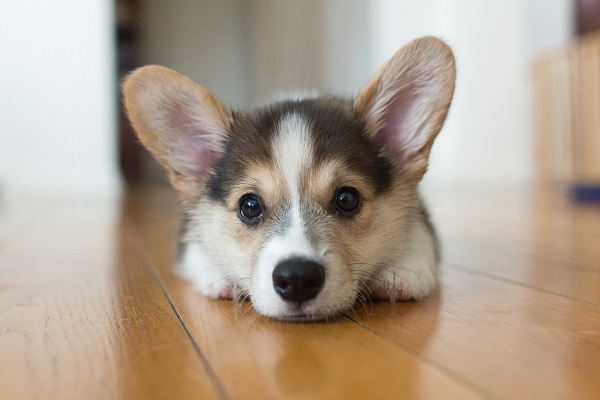
#> input picture exercise_9/corgie.jpg, 600 x 400 px
$ python main_a.py
#> lines starting #> are read from the running program, lines starting #| are printed output that depends on the picture
import imutils
import cv2

image = cv2.imread("corgie.jpg")
#> image is the input picture: shape (400, 600, 3); mean B, G, R 143.6, 159.8, 175.1
(h, w, d) = image.shape
#> h = 400; w = 600; d = 3
print(f"Width = {w}, Height = {h}, Depth = {d}")
#| Width = 600, Height = 400, Depth = 3

cv2.imshow("Image", image)
cv2.waitKey(0)

(b, g, r) = image[100, 50]
#> b = 241; g = 238; r = 233
print(f"R = {r}, G = {g}, B = {b}")
#| R = 233, G = 238, B = 241

roi = image[100:150, 100:200]
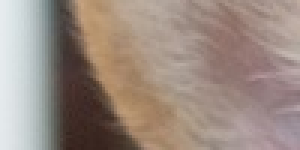
#> roi: shape (50, 100, 3) (shown 3 times larger); mean B, G, R 129.7, 139.3, 155.5
cv2.imwrite("corgie_roi.jpg", roi)
cv2.imshow("ROI", roi)
cv2.waitKey(0)

resized = cv2.resize(image, (200, 200))
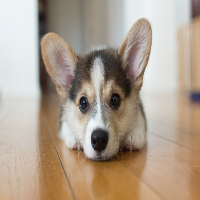
#> resized: shape (200, 200, 3); mean B, G, R 143.8, 160, 175.3
cv2.imshow("Fixed resizing", resized)
cv2.waitKey(0)

ratio = 300.0 / w
#> ratio = 0.5
dimension = (300, int(h * ratio))
#> dimension = (300, 200)
resized = cv2.resize(image, dimension)
#> resized: shape (200, 300, 3)
cv2.imshow("Aspect ratio resize", resized)
cv2.waitKey(0)

resized = imutils.resize(image, width=300)
cv2.imwrite("corgie_resized.jpg", resized)
cv2.imshow("Imutils resize", resized)
cv2.waitKey(0)

center = (w // 2, h // 2)
#> center = (300, 200)
matrix = cv2.getRotationMatrix2D(center, -45, 1.0)
rotated = cv2.warpAffine(image, matrix, (w, h))
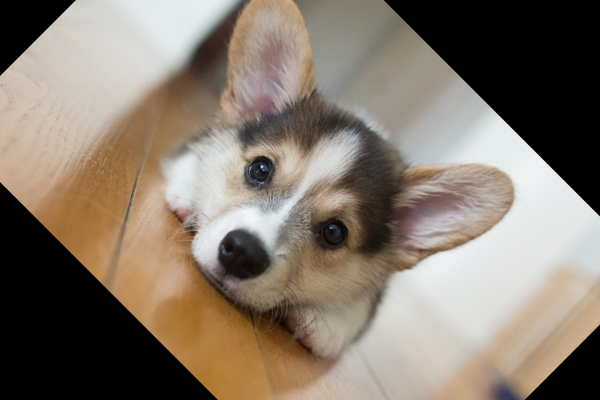
#> rotated: shape (400, 600, 3); mean B, G, R 108.3, 121.1, 132.9
cv2.imshow("OpenCV rotation", rotated)
cv2.waitKey(0)

rotated = imutils.rotate(image, -45)
cv2.imwrite("corgie_rotated.jpg", rotated)
cv2.imshow("Imutils rotation", rotated)
cv2.waitKey(0)

rotated = imutils.rotate_bound(image, 45)
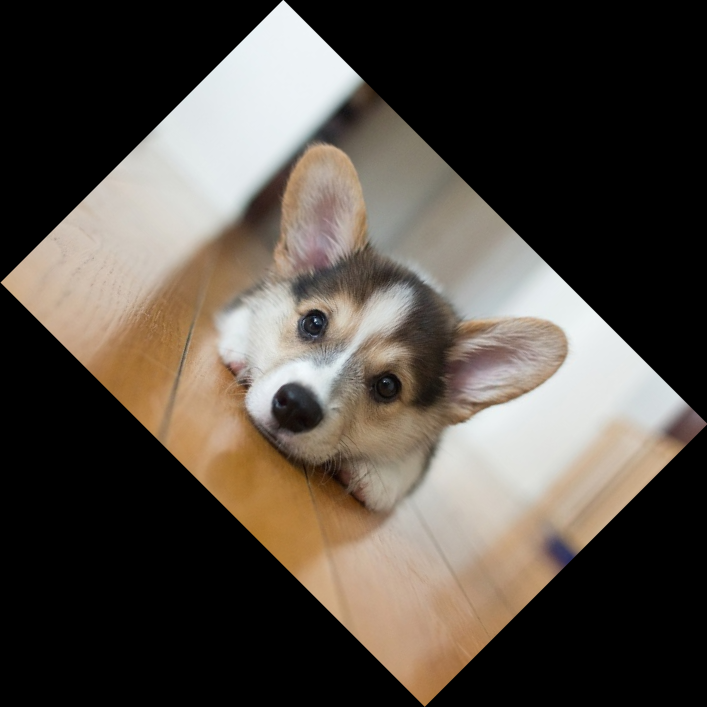
#> rotated: shape (707, 707, 3); mean B, G, R 68.9, 76.7, 84.1
cv2.imwrite("corgie_bound_rotated.jpg", rotated)
cv2.imshow("Imutils bound rotation", rotated)
cv2.waitKey(0)

blurred = cv2.GaussianBlur(image, (11, 11), 0)
cv2.imwrite("corgie_blurred.jpg", blurred)
cv2.imshow("Blurred", blurred)
cv2.waitKey(0)

output = image.copy()
cv2.rectangle(output, (320, 60), (420, 160), (0, 0, 255), 2)
cv2.imwrite("corgie_rectangle.jpg", output)
cv2.imshow("Rectangle", output)
cv2.waitKey(0)

output = image.copy()
cv2.circle(output, (300, 150), 20, (255, 0, 0), -1)
cv2.imwrite("corgie_circle.jpg", output)
cv2.imshow("Circle", output)
cv2.waitKey(0)

output = image.copy()
cv2.line(output, (60, 20), (400, 200), (0, 0, 255), 5)
cv2.imwrite("corgie_line.jpg", output)
cv2.imshow("Line", output)
cv2.waitKey(0)

output = image.copy()
cv2.putText(output, "OpenCV + Corgie", (10, 25), cv2.FONT_ITALIC, 0.7, (0, 0, 255), 2)
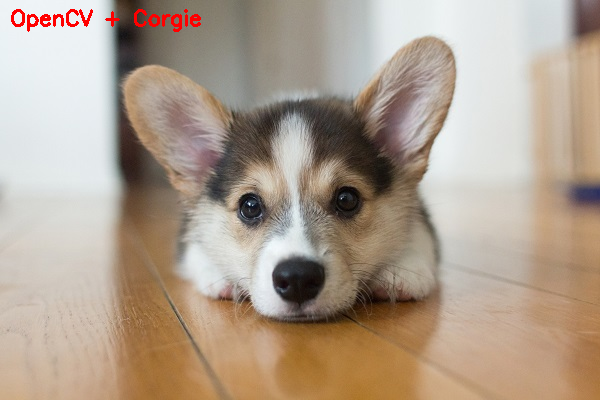
#> output: shape (400, 600, 3); mean B, G, R 142.7, 158.8, 175.5
cv2.imwrite("corgie_text.jpg", output)
cv2.imshow("Text", output)
cv2.waitKey(0)
